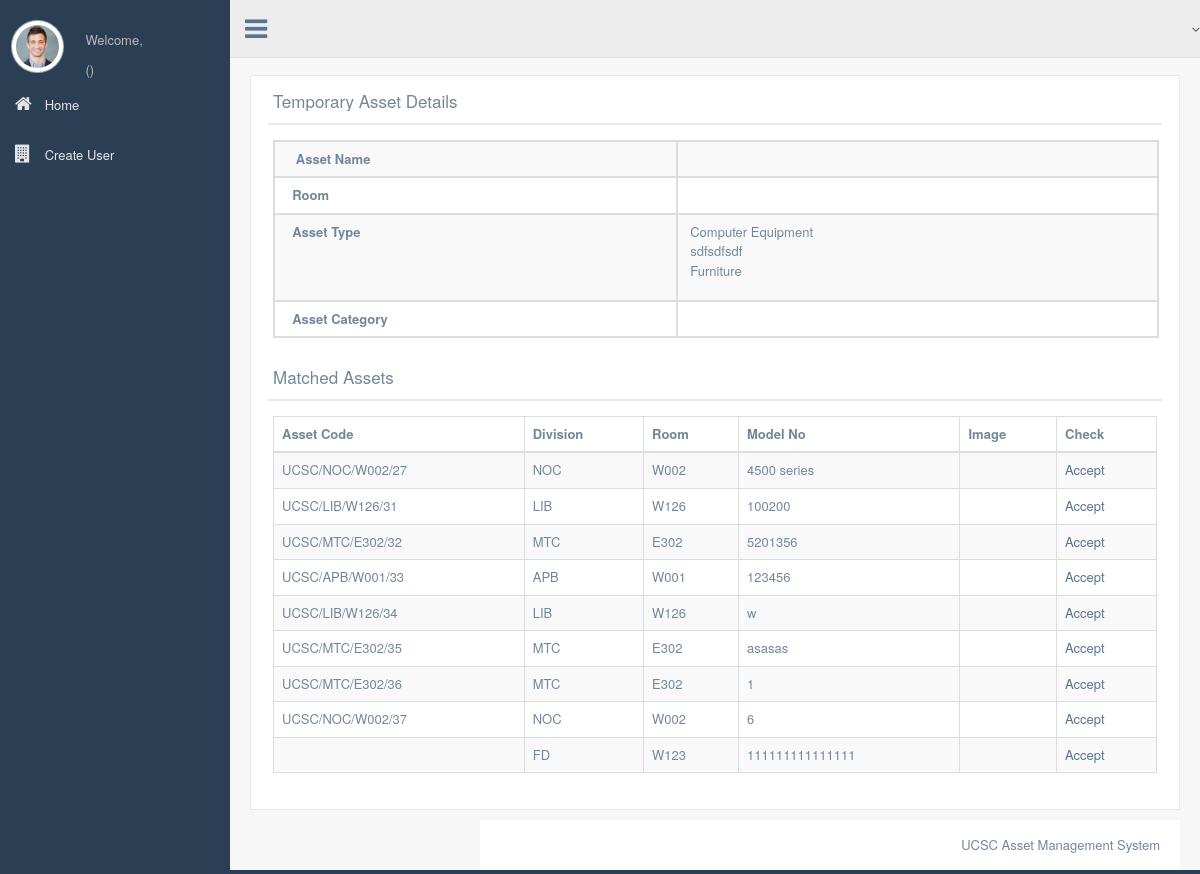
Before: /temp_details.php with the older database file.
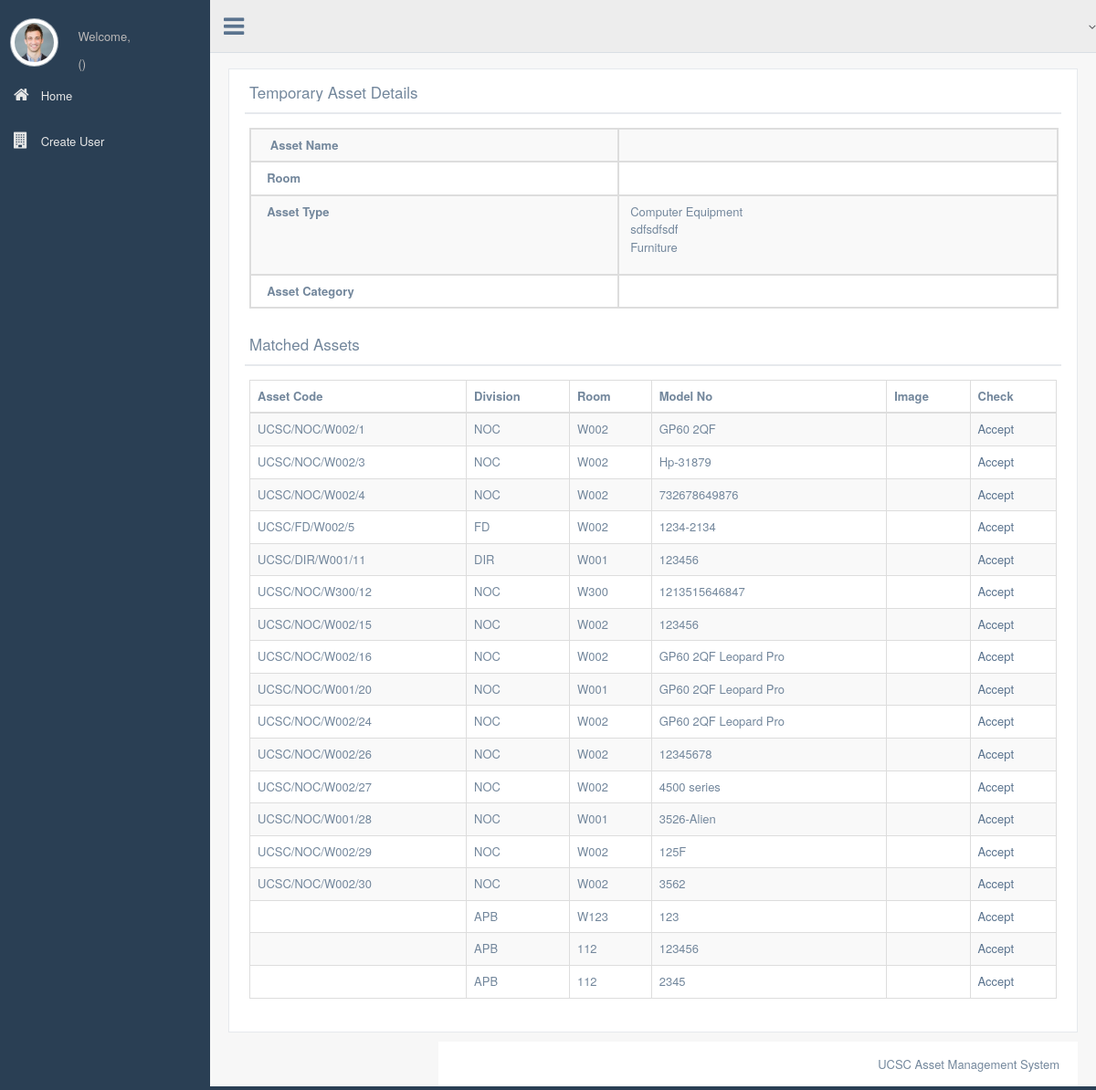
After: the same page with the newer database file.
### tables this page shows
CREATE TABLE `asset` (
  `Asset_ID` int(11) NOT NULL,
  `Barcode_No` int(11) DEFAULT NULL,
  `Asset_Name` varchar(60) NOT NULL,
  `Asset_type` varchar(60) NOT NULL,
  `Asset_Category` varchar(60) NOT NULL,
  `Model_No` varchar(60) NOT NULL,
  `Brand` varchar(60) NOT NULL,
  `Serial_No` varchar(60) NOT NULL,
  `Purchase_Date` date NOT NULL,
  `Warranty_End` date NOT NULL,
  `Price` float NOT NULL,
  `Depreciation` float DEFAULT NULL,
  `Last_Value_date` datetime NOT NULL DEFAULT CURRENT_TIMESTAMP,
  `Original_Value` float NOT NULL,
  `Current_Value` float DEFAULT NULL,
  `Vendor` varchar(60) NOT NULL,
  `Vendor_Address` text NOT NULL,
  `Current_Division` varchar(60) DEFAULT NULL,
  `Current_Room` varchar(60) DEFAULT NULL,
  `Asset_Code` varchar(60) DEFAULT NULL,
  `Asset_available` tinyint(11) NOT NULL DEFAULT '1',
  `Asset_approved` tinyint(4) NOT NULL DEFAULT '0',
  `Description` text,
  `Entry_date` datetime NOT NULL DEFAULT CURRENT_TIMESTAMP,
  `Image` varchar(250) NOT NULL
);

### server_access.php (called while the page is built, shortened)
<?php
class dbConnect
{
    private static $instance = NULL;
    private function __construct(){
        $this->dbh=new mysqli(DB_HOST, DB_USER, DB_PASSWORD, DB_DATABASE);
        return $this->dbh;
    }
    public static function connect(){
        if (self::$instance == NULL){
            self::$instance = new dbConnect();
        }
        return self::$instance;
    }
}

### function.php (called while the page is built, shortened)
<?php
include "server_access.php";
class FAssetClerk{
    private $db = NULL;
    function __construct(){
        $this->db = dbConnect::connect();
    }
   function search_asset_temp($name, $type, $cat){
       $query = "SELECT * FROM asset WHERE asset_name LIKE '$name' OR asset_name LIKE '%$name' OR asset_name LIKE '$name%' OR asset_name LIKE '%$name%' OR asset_type='$type' OR asset_category='$cat'";
       $res = $this->db->dbh->query($query);
       return $res;
   }
   function retrieve_temp_asset($id){
       $query = "SELECT * FROM temp_asset WHERE Temp_asset_id='$id'";
       $res = $this->db->dbh->query($query);
       return $res;
   }
}

### temp_details.php (the view, shortened to what the changed rows need)
<?php
require_once("function.php");
$log = new FAssetClerk();
$temp_id = $_GET['id'];
$temp_res= $log->retrieve_temp_asset($temp_id);
$temp_details= $temp_res->fetch_assoc();
$temp_name=$temp_details['Asset_Name'];
$Asset_type = $temp_details['Asset_type'];
$Asset_Cat = $temp_details['Asset_Category'];
$temp_search= $log->search_asset_temp($temp_name, $Asset_type, $Asset_Cat);
$resolved = $temp_details['Asset_Resolved'];
?>
<!DOCTYPE html>
<html lang="en">
<head>
    <link href="css/bootstrap.min.css" rel="stylesheet">
    <link href="fonts/css/font-awesome.min.css" rel="stylesheet">
    <link href="css/animate.min.css" rel="stylesheet">
    <link href="css/custom.css" rel="stylesheet">
    <link href="css/icheck/flat/green.css" rel="stylesheet">
    <link href="css/datatables/jquery.dataTables.min.css" rel="stylesheet" type="text/css" />
  <link href="css/datatables/buttons.bootstrap.min.css" rel="stylesheet" type="text/css" />
  <link href="css/datatables/fixedHeader.bootstrap.min.css" rel="stylesheet" type="text/css" />
  <link href="css/datatables/responsive.bootstrap.min.css" rel="stylesheet" type="text/css" />
  <link href="css/datatables/scroller.bootstrap.min.css" rel="stylesheet" type="text/css" />
</head>
<body class="nav-md">
<div class="container body">
<div class="main_container">
<div class="right_col" role="main">
    <div class="">
        <div class="row">
            <div class="col-md-12 col-sm-12 col-xs-12">
                <div class="x_panel">
                    <div class="x_title">
                        <h2>Temporary Asset Details</h2>
                    </div>
                    <div class="x_title" <?php if($resolved == 1){ echo "style='display: none'"; }?>>
                        <h2>Matched Assets</h2>
                    </div>
                    <div  class="x_content" <?php if($resolved == 1){ echo "style='display: none'"; }?>>
                        <table id="datatable2" class="table table-striped table-bordered" >
                            <thead>
                            <th>Asset Code</th>
                            <th>Division</th>
                            <th>Room</th>
                            <th>Model No</th>
                            <th>Image</th>
                            <th>Check</th>
                            </thead>
                            <tbody>
                                <?php
                                while ($row = $temp_search->fetch_assoc()){
                                    $str = "";
                                    echo "<tr>
                                    <td>".$row['Asset_Code']."</td>
                                    <td>".$row['Current_Division']."</td>
                                    <td>".$row['Current_Room']."</td>
                                    <td>".$row['Model_No']."</td>
                                    <td>$str</td>
                                    <td><a href='temp_resolve.php?temp=$temp_id&real=".$row['Asset_ID']."'>Accept</button></td>
                                </tr>";
                                }
                                ?>
                            </tbody>
                        </table>
                    </div>
                </div>
            </div>
        </div>
</body>
</html>

Changed rows visible on the page:
removed asset: Asset_Code "UCSC/APB/W001/33", Current_Division "APB", Current_Room "W001", Model_No "123456"
removed asset: Asset_Code "UCSC/MTC/E302/35", Current_Division "MTC", Current_Room "E302", Model_No "asasas"
removed asset: Asset_Code "UCSC/MTC/E302/36", Current_Division "MTC", Current_Room "E302", Model_No "1"
removed asset: Asset_Code "UCSC/NOC/W002/37", Current_Division "NOC", Current_Room "W002", Model_No "6"
removed asset: Current_Division "FD", Current_Room "W123", Model_No "111111111111111"
added asset: Asset_Code "UCSC/NOC/W002/1", Current_Division "NOC", Current_Room "W002", Model_No "GP60 2QF"
added asset: Asset_Code "UCSC/NOC/W002/3", Current_Division "NOC", Current_Room "W002", Model_No "Hp-31879"
added asset: Asset_Code "UCSC/NOC/W002/4", Current_Division "NOC", Current_Room "W002", Model_No "732678649876"
added asset: Asset_Code "UCSC/FD/W002/5", Current_Division "FD", Current_Room "W002", Model_No "1234-2134"
added asset: Asset_Code "UCSC/DIR/W001/11", Current_Division "DIR", Current_Room "W001", Model_No "123456"
added asset: Asset_Code "UCSC/NOC/W300/12", Current_Division "NOC", Current_Room "W300", Model_No "1213515646847"
added asset: Asset_Code "UCSC/NOC/W002/15", Current_Division "NOC", Current_Room "W002", Model_No "123456"
added asset: Asset_Code "UCSC/NOC/W002/16", Current_Division "NOC", Current_Room "W002", Model_No "GP60 2QF Leopard Pro"
added asset: Asset_Code "UCSC/NOC/W001/20", Current_Division "NOC", Current_Room "W001", Model_No "GP60 2QF Leopard Pro"
added asset: Asset_Code "UCSC/NOC/W002/24", Current_Division "NOC", Current_Room "W002", Model_No "GP60 2QF Leopard Pro"
added asset: Asset_Code "UCSC/NOC/W002/26", Current_Division "NOC", Current_Room "W002", Model_No "12345678"
added asset: Asset_Code "UCSC/NOC/W001/28", Current_Division "NOC", Current_Room "W001", Model_No "3526-Alien"
added asset: Asset_Code "UCSC/NOC/W002/29", Current_Division "NOC", Current_Room "W002", Model_No "125F"
added asset: Asset_Code "UCSC/NOC/W002/30", Current_Division "NOC", Current_Room "W002", Model_No "3562"
changed asset (number 16 of 18 on the later page): Current_Division "LIB" → "APB"; Current_Room "W126" → "W123"; Model_No "100200" → "123"; Asset_Code "UCSC/LIB/W126/31" → (not shown)
changed asset (number 17 of 18 on the later page): Current_Division "MTC" → "APB"; Current_Room "E302" → "112"; Model_No "5201356" → "123456"; Asset_Code "UCSC/MTC/E302/32" → (not shown)
changed asset (number 18 of 18 on the later page): Current_Division "LIB" → "APB"; Current_Room "W126" → "112"; Model_No "w" → "2345"; Asset_Code "UCSC/LIB/W126/34" → (not shown)
